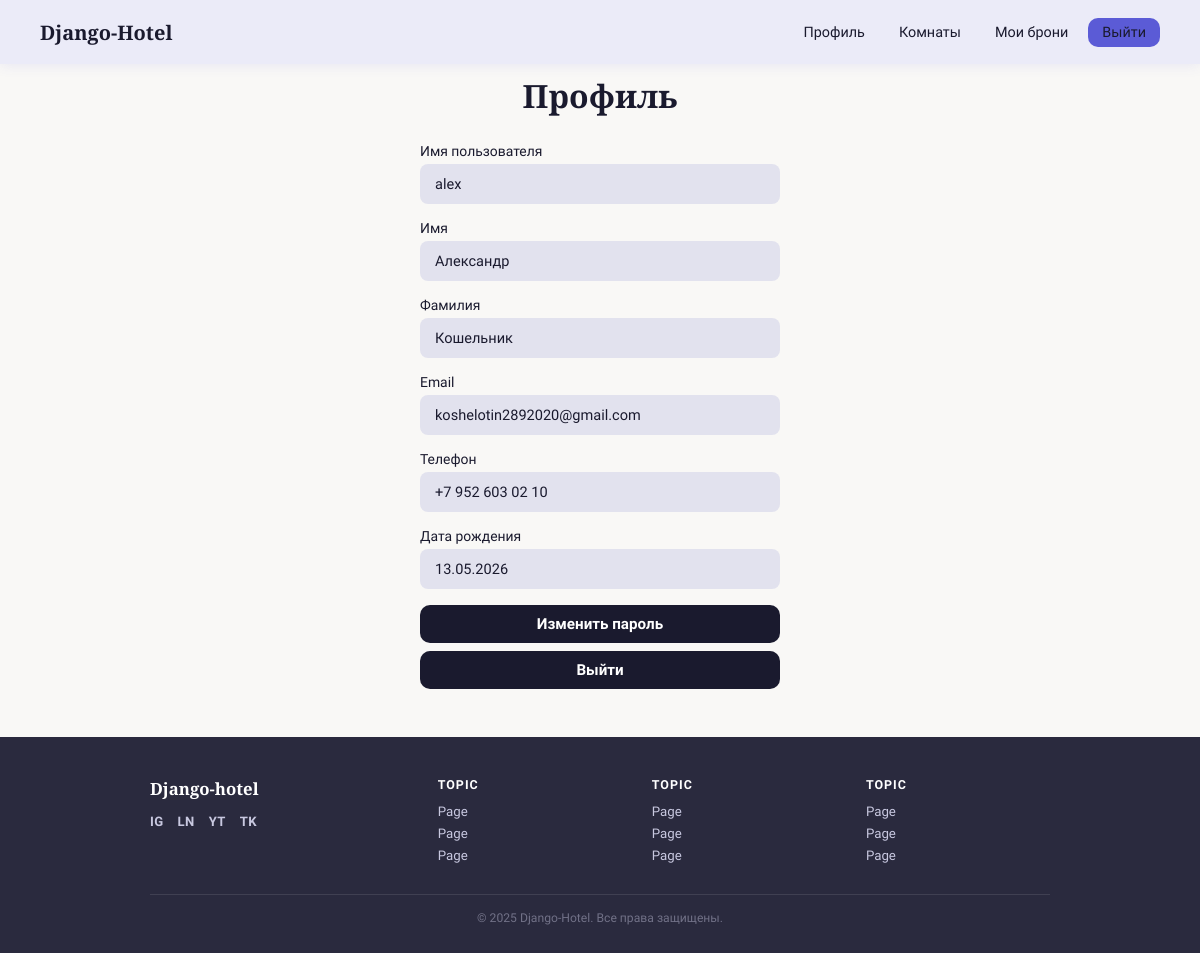
Screenshot of /profile/ (signed in) with the database file from the repository.
### users/models.py (models this page shows)
class CustomUser(AbstractUser):
    pass
    class Meta:
        verbose_name = 'Пользователь'
        verbose_name_plural = 'Пользователи'

class AccountInfo(models.Model):
    first_name = models.CharField(
        'Имя',
        max_length=100,
        blank=False,
    )
    last_name = models.CharField(
        'Фамилия',
        max_length=100,
        blank=False
    )
    account = models.OneToOneField(
        CustomUser,
        on_delete=models.CASCADE,
        related_name='info',
        primary_key=True,
        verbose_name='Аккаунт'
    )
    phone = models.CharField(
        'Номер телефона',
        max_length=30,
        blank=False,
        unique=True,
        validators=[real_number]
    )
    birthday = models.DateField(
        'Дата рождения',
        blank=True,
        null=True
    )

### users/views.py (the view)
# urls.py: path('profile/', views.profile, name='profile'),
@login_required(login_url='login')
def profile(request):
    try:
        account_info = request.user.info
    except AccountInfo.DoesNotExist:
        account_info = None
    return render(request, 'profile.html', {
        'user': request.user,
        'account_info': account_info,
    })

### templates/profile.html (shortened to what this page needs)
{% extends "base.html" %}
{% block content %}
<div class="page-form">
  <h1>Профиль</h1>
  <div class="form-wrap">
    <div class="field">
      <label>Имя пользователя</label>
      <input type="text" value="{{ user.username }}" readonly />
    </div>
    {% if account_info %}
      <div class="field">
        <label>Имя</label>
        <input type="text" value="{{ account_info.first_name }}" readonly />
      </div>
      <div class="field">
        <label>Фамилия</label>
        <input type="text" value="{{ account_info.last_name }}" readonly />
      </div>
      <div class="field">
        <label>Email</label>
        <input type="email" value="{{ user.email }}" readonly />
      </div>
      <div class="field">
        <label>Телефон</label>
        <input type="tel" value="{{ account_info.phone }}" readonly />
      </div>
      {% if account_info.birthday %}
        <div class="field">
          <label>Дата рождения</label>
          <input type="text" value="{{ account_info.birthday|date:'d.m.Y' }}" readonly />
        </div>
      {% endif %}
    {% else %}
      <p style="color: var(--muted); margin-bottom: 16px;">
        Дополнительные данные профиля не заполнены.
      </p>
    {% endif %}
    <a href="{% url 'password_change' %}" class="btn-submit" style="text-align:center; text-decoration:none;">
      Изменить пароль
    </a>
    <a href="{% url 'logout' %}" class="btn-submit" style="text-align:center; text-decoration:none;">
      Выйти
    </a>
  </div>
</div>
{% endblock %}

### templates/base.html (style rules this page uses)
*, *::before, *::after { box-sizing: border-box; margin: 0; padding: 0; }
:root { --accent: #5b5bd6; --bg: #f9f8f6; --text: #1a1a2e; --muted: #6b6b8a; --nav-bg: #ebebf8; --footer-bg: #2a2a3e; --footer-text: #c8c8e0; --input-bg: #e2e2ee; --radius: 10px; }
body { font-family: 'Raleway', sans-serif; background: var(--bg); color: var(--text); min-height: 100vh; display: flex; flex-direction: column; }
.page-form { display: flex; flex-direction: column; align-items: center; padding: 10px 16px 48px; }
.page-form h1 { font-family: 'Playfair Display', serif; font-size: 2rem; font-weight: 700; margin-bottom: 26px; animation: fadeUp .5s ease both; }
.form-wrap { width: 100%; max-width: 360px; animation: fadeUp .6s ease .1s both; }
.field { margin-bottom: 16px; }
.field label { display: block; font-size: .87rem; margin-bottom: 5px; }
.field input { width: 100%; padding: 9px 13px; background: var(--input-bg); border: 2px solid transparent; border-radius: 8px; font-family: 'Raleway', sans-serif; font-size: .91rem; color: var(--text); outline: none; transition: border-color .2s, background .2s; }
.btn-submit { display: block; width: 100%; padding: 10px; background: var(--text); color: #fff; border: none; border-radius: var(--radius); font-family: 'Raleway', sans-serif; font-size: .95rem; font-weight: 600; cursor: pointer; margin-top: 8px; transition: opacity .2s, transform .15s; }

### rows the page displays
CustomUser: username "alex", email "koshelotin2892020@gmail.com"
AccountInfo: first_name "Александр", last_name "Кошельник", phone "+7 952 603 02 10", birthday "13.05.2026"
